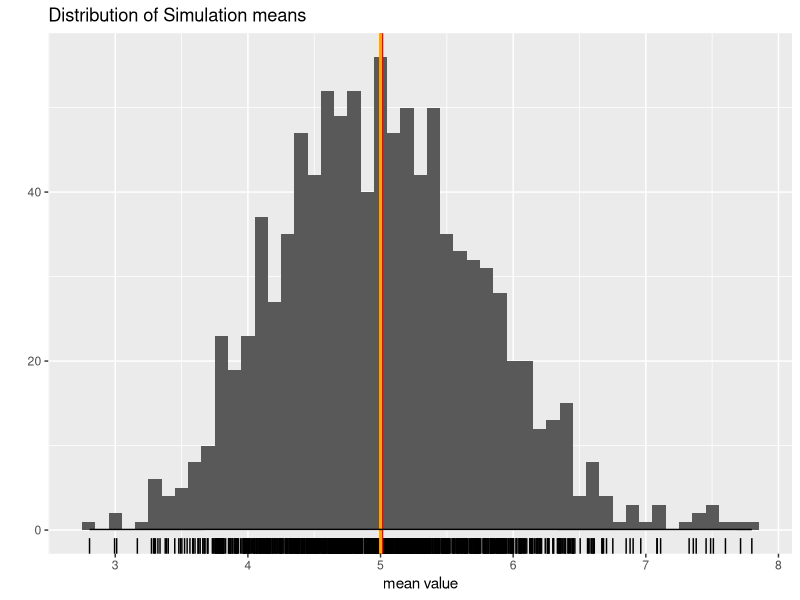

Write the R code that produced this figure.
## ---- chunk 1
knitr::opts_chunk$set(echo = TRUE)
library(ggplot2)
## ---- chunk 2
set.seed(56)
groups <- 1000
n <- 40
lambda <- 0.2
exp.mat <- matrix(data = rexp(groups * n, rate = lambda), nrow = groups)
## ---- chunk 3
exp.means <- apply(exp.mat, 1, mean)
exp.means.mean <- mean(exp.means)
## ---- chunk 4
exp.means.var <- sd(exp.means) ^ 2
exp.means.var.theory <- (1 / lambda) ^ 2 / n

## ---- chunk 5
ggplot(data.frame(exp.means), aes(exp.means)) + geom_histogram(binwidth = 0.1) + geom_rug() + geom_vline(xintercept = mean(exp.means), size = 1, col = "red") + geom_vline(xintercept = 1 / lambda, size = 1, col = "orange") + stat_function(fun = dnorm, args = list(mean = 5, sd = 5)) + labs(title = "Distribution of Simulation means", x = "mean value", y = "")
## ---- chunk 6
sessionInfo()
